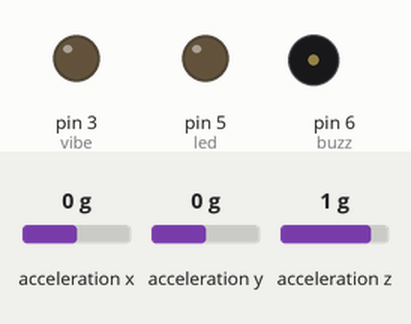
Recording of a sketch running on a simulated Arduino Uno, built with avr-gcc and run on an emulated ATmega328P. Shown: output pins drawn as LEDs (lit = HIGH), buzzer (waves = sounding). Dashed ring = blinking. The inputs (shaded band) are chosen by the test bench; at power-on: acceleration z 1 g, acceleration x 0 g, acceleration y 0 g.

Above: at 1.2 s.
1.3 s: acceleration z set to -0.2 g
2.8 s: acceleration z set to -0.5 g
At 3.4 s:
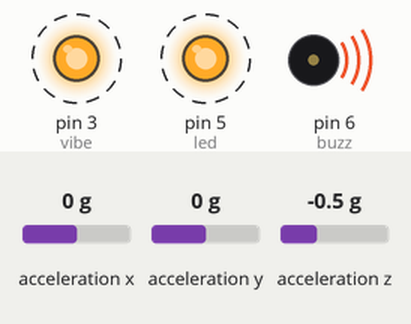
5.8 s: acceleration z set to 0 g
At 7.4 s:
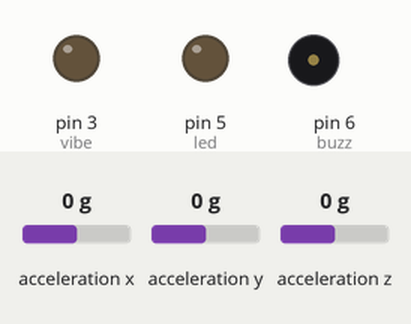
7.7 s: acceleration z set to -1.4 g
At 8.3 s:
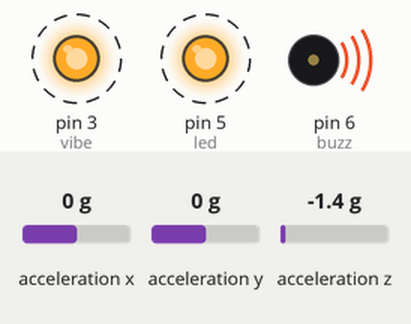
Timing chart, 0 to 11.7 s (numbered marks = the images above; inputs shaded):
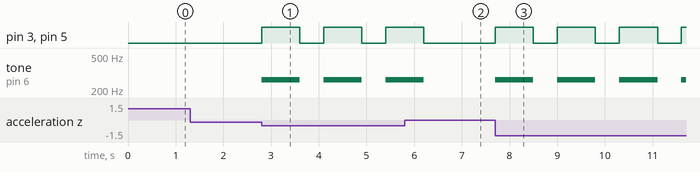

The sketch:

dbBoardsPostureJacket.ino
```cpp
// (licence header left out)
//---------------------------------------------------------------------------------------------------------

#include <SparkFun_ADXL345.h>  // https://github.com/sparkfun/SparkFun_ADXL345_Arduino_Library
ADXL345 adxl = ADXL345(10);    // USE FOR SPI COMMUNICATION, ADXL345(chipSelectPin);
int x,y,z;                     // Variable used to store accelerometer data
const int buzz = 6, vibe = 3, led = 5;       // Buzzer pinD6, vibeMotor pinD3, led pinD5
int duration = 800;            // How long(ms) the buzzer sounds before a half second pause

void setup(){                  // The setup Program runs one time at power up or after reset
  Serial.begin(9600);          // Start the serial terminal with a baudRate of 9600
  adxl.powerOn();              // Power on the ADXL345
  adxl.setRangeSetting(4);     // Range settings 2g(highest sensetivity), 4g, 8g or 16g(lowest sensetivity)
  adxl.setSpiBit(0);           // Configure the device to be in 4 wire SPI mode
  pinMode(buzz, OUTPUT);       // Setup the buzzer pin as an output
  pinMode(vibe, OUTPUT);       // Setup the vibration motor pin as an ouput
  pinMode(led, OUTPUT);        // Setup the LED pin as an output
}
void loop(){                   // The loop program follows the setup program and repeats forever
  adxl.readAccel(&x, &y, &z);  // Read the accelerometer values and store them in x, y, and z
  if(z < -50) soundAlarm();    // If the jacket leans too far forward, sound the alarm
}

void soundAlarm(){             // This function sounds the alarm with an LED a buzzer and a vibe motor
  digitalWrite(led, HIGH);     // Turn the LED on
  digitalWrite(vibe, HIGH);    // Turn the vibration motor on
  tone(buzz, 262, duration);   // Play a C note out of the buzzer
  delay(duration);             // Wait for tone to finish
  digitalWrite(led, LOW);      // Turn the LED off
  digitalWrite(vibe, LOW);     // Turn the vibe motor off
  delay(500);                  // Pause for half a second
}
```

Measured:
- the behaviour switches between -0.3 and -0.4 g on acceleration z (found by bisection; images 0 and 1)
- after the input at 1.3 s, every drawn part: stays the same
- after the input at 2.8 s, pin 3 (vibe), pin 5 (led): alternates HIGH for 0.80 s and LOW for 0.50 s, starting at once; tone on pin 6 (buzz): alternates 262 Hz for 0.80 s and silent for 0.50 s, starting at once
- after the input at 5.8 s, pin 3 (vibe), pin 5 (led): goes on until 6.2 s, then stays LOW; tone on pin 6 (buzz): goes on until 6.2 s, then stays silent
- after the input at 7.7 s, pin 3 (vibe), pin 5 (led): alternates HIGH for 0.80 s and LOW for 0.50 s, starting at once; tone on pin 6 (buzz): alternates 262 Hz for 0.80 s and silent for 0.50 s, starting at once
